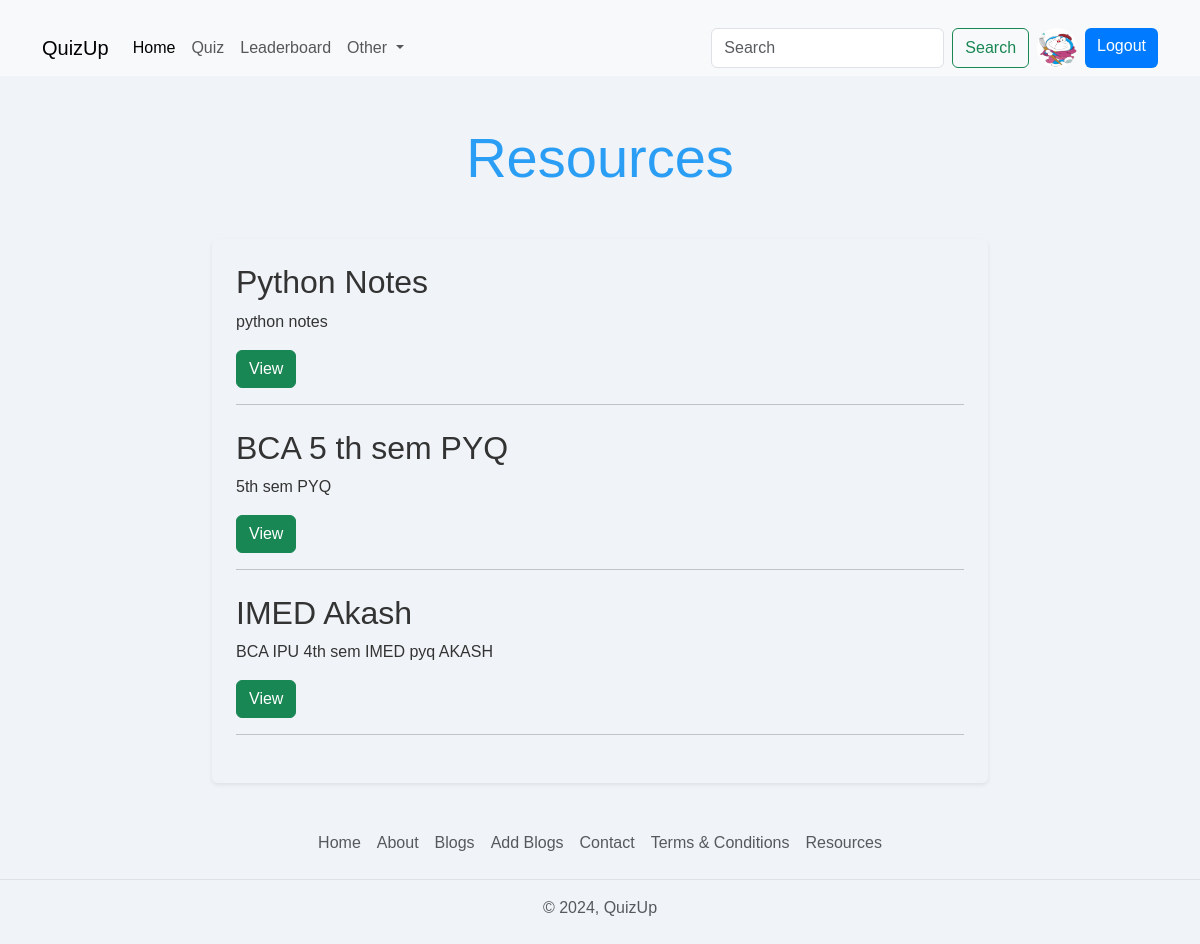
The app's page /resources/ (signed in) with its own data.
### account/models.py (models this page shows, shortened)
class Profile(models.Model):
    user = models.OneToOneField(User, on_delete=models.CASCADE, null=True, verbose_name='User Object') #verbose_name
    bio = models.TextField(blank=True, null=True)
    profile_img = models.ImageField(upload_to='profile_images', default='user.png', blank=True, null=True, verbose_name='Profile Pic')
    location = models.CharField(max_length=100, blank=True, null=True)
    GENDER = (
        ('Male', 'Male'),
        ('Female', 'Female'),
        ('Other', 'Other'),
    )
    gender = models.CharField(max_length=6, choices=GENDER, blank=True, null=True)

### base/models.py (models this page shows, shortened)
class Resource(models.Model):
    title = models.CharField(max_length=200)
    description = models.TextField()
    file = models.FileField(upload_to='resources/')
    created_at = models.DateTimeField(auto_now_add=True)

### base/views.py (the view)
# urls.py: path('resources/', views.resources_view, name='resources'),
def resources_view(request):
    resources = Resource.objects.all()
    return render(request, 'resources.html', {'resources': resources})

### templates/resources.html (shortened to what this page needs)
{% extends 'index.html' %}
{% block content %}
<h1 class="display-4 text-center my-5">Resources</h1>
<main>
    <div class="container col-md-8 col-sm-12">
        <div class="p-4 shadow-sm rounded">
            {% for resource in resources %}
            <div class="download-item mb-4">
                <h2>{{ resource.title }}</h2>
                <p>{{ resource.description }}</p>
                <a href="{{ resource.file.url }}" class="btn btn-success" target="_blank" rel="noopener noreferrer">View </a>
                <hr>
            </div>
            {% empty %}
            <p class="text-danger">No resources available.</p>
            {% endfor %}
        </div>
    </div>
</main>
{% endblock content %}

### templates/components/navbar.html (shortened to what this page needs)
<nav class="navbar navbar-expand-lg bg-body-tertiary d-none d-lg-block">
    <div class="container">
        <a class="navbar-brand" href="{% url 'home' %}">QuizUp</a>
        <div class="collapse navbar-collapse" id="navbarSupportedContent">
            <ul class="navbar-nav me-auto mb-2 mb-lg-0">
                <li class="nav-item">
                    <a class="nav-link active" aria-current="page" href="{% url 'home' %}">Home</a>
                </li>
                <li class="nav-item">
                    <a class="nav-link" href="{% url 'all_quiz' %}">Quiz</a>
                </li>
                <li class="nav-item">
                    <a class="nav-link" href="{% url 'leaderboard' %}">Leaderboard</a>
                </li>
                <li class="nav-item dropdown">
                    <a class="nav-link dropdown-toggle" href="#" role="button" data-bs-toggle="dropdown"
                        aria-expanded="false">
                        Other
                    </a>
                </li>
            </ul>
            <form class="d-flex" role="search" action="{% url 'search_users' %}">
                <input class="form-control me-2" type="search" name="q" placeholder="Search" aria-label="Search">
                <button class="btn btn-outline-success" type="submit">Search</button>
                {% if request.user.is_authenticated %}
                <a href="{% url 'profile' request.user.username %}" data-bs-toggle="tooltip" data-bs-placement="bottom" data-bs-title="@{{request.user.username}}" class="mx-2">
                    <img src="{{request.user.profile.profile_img.url}}" class="rounded-circle" width="40" height="40" alt="profile_img">
                </a>
                <a href="{% url 'logout' %}" class="btn btn-primary">Logout</a>
                {% else %}
                <a href="{% url 'login' %}" class="btn btn-primary ms-2">Login</a>
                {% endif %}
            </form>
        </div>
    </div>
</nav>

### static/css/style.css (style rules this page uses)
body { background-color: #f0f4f8; color: #333333; font-family: Arial, sans-serif; }
.btn { transition: transform 0.2s ease, box-shadow 0.2s ease; }
.container { margin-top: 20px; }
h1.display-4 { color: #2a9df4; }
.btn-primary { background-color: #007bff; border: none; }

### records on screen
Resource: title "Python Notes", description "python notes"
Resource: title "BCA 5 th sem PYQ", description "5th sem PYQ"
Resource: title "IMED Akash", description "BCA IPU 4th sem IMED pyq AKASH"
